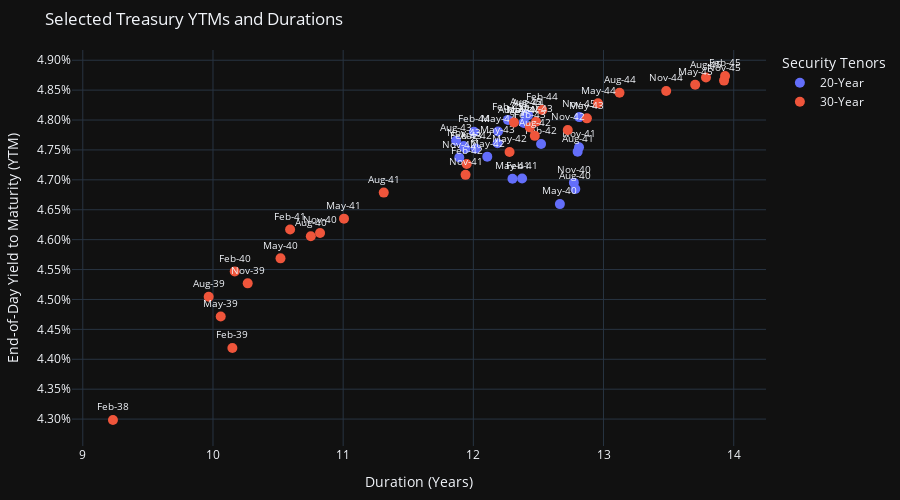

The code cell stored with this chart in its notebook:
### Markdown cell above
These discrepancies appear to have come about due to significant duration differences between these 20- and 30-year securities which were issued in periods with vastly different interest rate backdrops (Covid & post-GFC). Plotting the yields of this basket of securities  against their modified duration helps to illustrate this dynamic, with some of the first 20-year bonds issued in 2020 appearing very rich relative to other securities with similar duration profiles.

### Code cell
# import plotly
# plotly.offline.init_notebook_mode()
fig = go.Figure()
data = ust_set[(ust_set['Duration'] > 9) & (ust_set['Duration'] < 14)]
tenors = ['20-Year', '30-Year']

for tenor in tenors:
    plot_data = data[data['Security term'] == tenor]
    fig.add_trace(go.Scatter(
        x=plot_data['Duration'],
        y=plot_data['EOD YTM']/100,
        mode='markers+text',
        marker=dict(size=10),
        customdata=plot_data.reset_index().values,
        name=tenor,
        text=plot_data['Maturity date'].dt.strftime('%b-%y'),
        textposition='top center',
        textfont=dict(size=10)
    ))

fig.update_layout(
    title='Selected Treasury YTMs and Durations',
    width=900,
    height=500,
    margin=dict(l=20, r=20, t=50, b=20),
    xaxis_title='Duration (Years)',
    yaxis_title='End-of-Day Yield to Maturity (YTM)',
    yaxis=dict(tickformat='.2%', dtick=0.0005),
    legend_title_text='Security Tenors',
    template='plotly_dark'
)
fig.show()

### Figure 1 — Plotly figure (JSON) as saved in the notebook; plotly's stock layout.template omitted (floating-point values rounded to 4 significant figures; data arrays with more than 128 entries replaced by an {"elided": "..."} marker saying what was removed)
{"data": [{"customdata": {"elided": "23x12 mixed values"}, "marker": {"size": 10}, "mode": "markers+text", "name": "20-Year", "text": ["May-40", "Aug-40", "Nov-40", "Feb-41", "May-41", "Aug-41", "Nov-41", "Feb-42", "May-42", "Aug-42", "Nov-42", "Feb-43", "May-43", "Aug-43", "Nov-43", "Feb-44", "May-44", "Aug-44", "Nov-44", "Feb-45", "May-45", "Aug-45", "Nov-45"], "textfont": {"size": 10}, "textposition": "top center", "type": "scatter", "x": [12.66, 12.78, 12.77, 12.37, 12.3, 12.8, 12.81, 12.52, 12.11, 12.02, 11.89, 11.94, 12.19, 11.87, 11.93, 12.0, 12.19, 12.42, 12.39, 12.27, 12.39, 12.4, 12.81], "y": [0.04659, 0.04685, 0.04695, 0.04702, 0.04702, 0.04747, 0.04755, 0.0476, 0.04739, 0.04752, 0.04737, 0.04752, 0.04761, 0.04765, 0.04757, 0.0478, 0.04781, 0.04808, 0.04796, 0.048, 0.04795, 0.04809, 0.04805]}, {"customdata": {"elided": "29x12 mixed values"}, "marker": {"size": 10}, "mode": "markers+text", "name": "30-Year", "text": ["Feb-38", "Feb-39", "May-39", "Aug-39", "Nov-39", "Feb-40", "May-40", "Aug-40", "Nov-40", "Feb-41", "May-41", "Aug-41", "Nov-41", "Feb-42", "May-42", "Aug-42", "Nov-42", "Feb-43", "May-43", "Aug-43", "Nov-43", "Feb-44", "May-44", "Aug-44", "Nov-44", "Feb-45", "May-45", "Aug-45", "Nov-45"], "textfont": {"size": 10}, "textposition": "top center", "type": "scatter", "x": [9.232, 10.15, 10.06, 9.967, 10.27, 10.17, 10.52, 10.75, 10.82, 10.59, 11.01, 11.31, 11.94, 11.95, 12.28, 12.47, 12.73, 12.43, 12.87, 12.31, 12.48, 12.53, 12.96, 13.12, 13.48, 13.93, 13.7, 13.79, 13.93], "y": [0.04299, 0.04419, 0.04471, 0.04504, 0.04527, 0.04547, 0.04569, 0.04606, 0.04611, 0.04617, 0.04635, 0.04679, 0.04708, 0.04727, 0.04747, 0.04774, 0.04783, 0.04788, 0.04803, 0.04796, 0.04797, 0.04817, 0.04828, 0.04846, 0.04848, 0.04874, 0.04859, 0.04871, 0.04866]}], "layout": {"height": 500, "legend": {"title": {"text": "Security Tenors"}}, "margin": {"b": 20, "l": 20, "r": 20, "t": 50}, "title": {"text": "Selected Treasury YTMs and Durations"}, "width": 900, "xaxis": {"title": {"text": "Duration (Years)"}}, "yaxis": {"dtick": 0.0005, "tickformat": ".2%", "title": {"text": "End-of-Day Yield to Maturity (YTM)"}}}}
